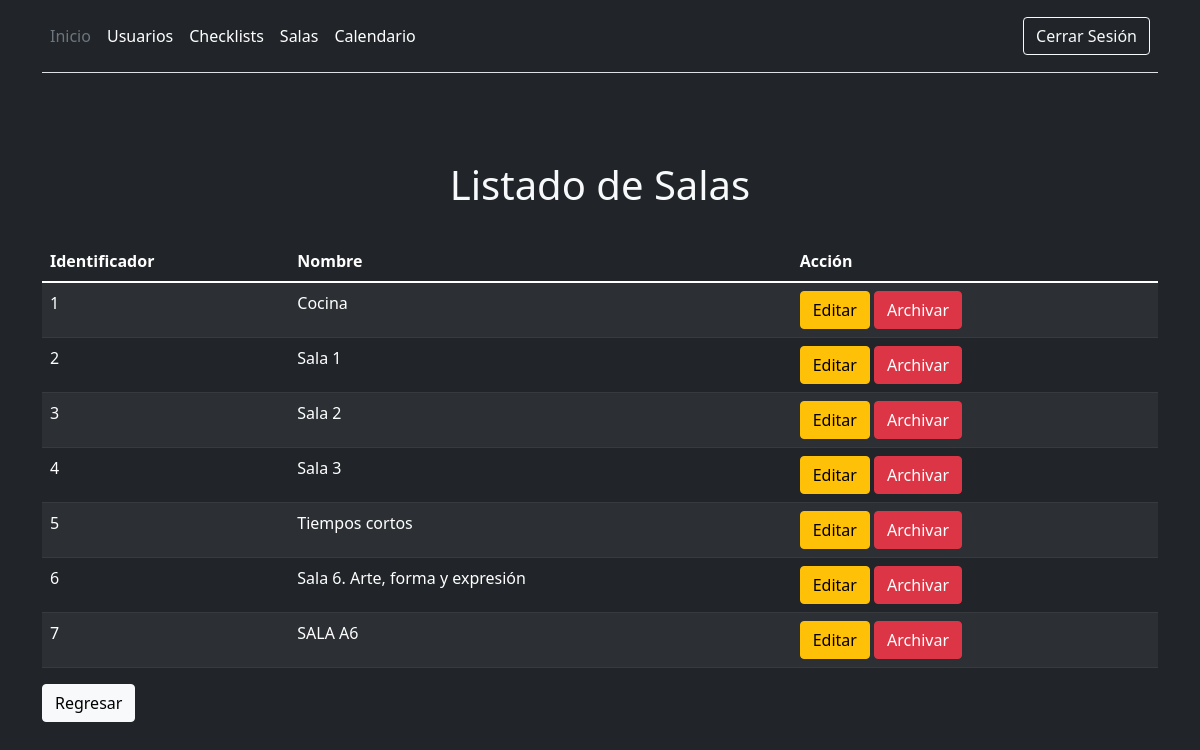
Page /listadoSalas.php (signed in) on the committed database.
### tables this page shows
CREATE TABLE `sala` (
  `id_sala` int(11) NOT NULL,
  `nombre` char(100) NOT NULL,
  `activa` tinyint(1) NOT NULL DEFAULT 1
);

### listadoSalas.php (the view, shortened to what this page needs)
<?php
require_once "./php/conexion.php";
?>
<!DOCTYPE html>
<html lang="es">
<head>
    <link href="https://cdn.jsdelivr.net/npm/bootstrap@5.1.3/dist/css/bootstrap.min.css" rel="stylesheet"
>
    <link rel="stylesheet" href="css/bienvenida.css">
</head>
<body>
    <header class="p-3 bg-dark text-white">
        <div class="container">
            <div class="d-flex flex-wrap align-items-center justify-content-center justify-content-lg-start">
                <ul class="nav col-12 col-lg-auto me-lg-auto mb-2 justify-content-center mb-md-0">
                    <li><a href="menu_admin.php" class="nav-link px-2 text-secondary">Inicio</a></li>
                    <li><a href="registroUsuario.php" class="nav-link px-2 text-white">Usuarios</a> </li>
                    <li><a href="registroChecklist.php" class="nav-link px-2 text-white">Checklists</a></li>
                    <li><a href="registroSala.php" class="nav-link px-2 text-white">Salas</a></li>
                    <li><a href="semanal.php" class="nav-link px-2 text-white">Calendario</a></li>
                </ul>
                <div class="text-end">
                    <button id="logoutButton" onclick="cerrarSesion()" type="button" class="btn btn-outline-light me-2">Cerrar
                        Sesión</button>
                </div>
            </div>
            <div class="d-flex flex-column flex-md-row align-items-center pb-3 mb-4 border-bottom"></div>
        </div>
    </header>
    <div class="container mt-5">
        <div id="listaSalas" class="mt-5">
            <h1 align="center">Listado de Salas</h1>
            <br>
            <?php
            $sql = 'SELECT * FROM sala';
            $resul = $conexion->query($sql);
            ?>
            <table class="table table-dark table-striped">
                <thead>
                    <tr>
                        <th scope="col">Identificador</th>
                        <th scope="col">Nombre</th>
                        <th scope="col">Acción</th>
                    </tr>
                </thead>
                <tbody>
                    <?php
                    while ($row = $resul->fetch(PDO::FETCH_ASSOC)) {
                    ?>
                        <tr>
                            <td> <?php echo $row["id_sala"] ?> </td>
                            <td> <?php echo $row["nombre"] ?></td>
                            <td><button type="submit" class="btn btn-warning">Editar</a></button>
                                <a href="./php/eliminar_usuario.php"></a><button type="submit"
                                    class="btn btn-danger">Archivar</button>
                            </td>
                        </tr>
                    <?php
                    }
                    ?>
                </tbody>
            </table>
        </div>
    </div>
    <div class="container mt-3">
    <a href="registroSala.php"><button type="submit" class="btn btn-light">Regresar</button></a>
  </div>
</body>
</html>

### css/bienvenida.css (style rules this page uses)
body { background-color: #212529; color: #f8f9fa; }

### rows in the picture
sala: id_sala "1", nombre "Cocina"
sala: id_sala "2", nombre "Sala 1"
sala: id_sala "3", nombre "Sala 2"
sala: id_sala "4", nombre "Sala 3"
sala: id_sala "5", nombre "Tiempos cortos"
sala: id_sala "6", nombre "Sala 6. Arte, forma y expresión"
sala: id_sala "7", nombre "SALA A6"
